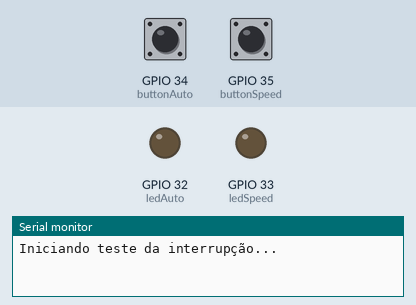
Recording of a sketch running on a simulated ESP32. Parts: output pins drawn as LEDs (lit = HIGH), the last lines printed to the serial monitor. The test bench sets the inputs (shaded band); at power-on: GPIO 34 (buttonAuto) HIGH, GPIO 35 (buttonSpeed) HIGH.

Above: at 1.2 s.
1.3 s: GPIO 34 (buttonAuto) pulled LOW for 0.15 s
At 2.2 s:
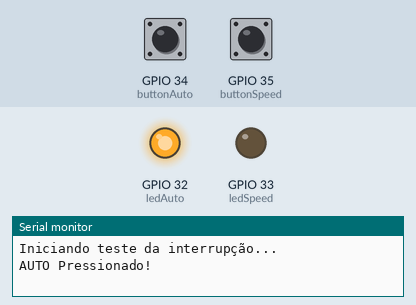
2.9 s: GPIO 35 (buttonSpeed) pulled LOW for 0.15 s
At 3.4 s:
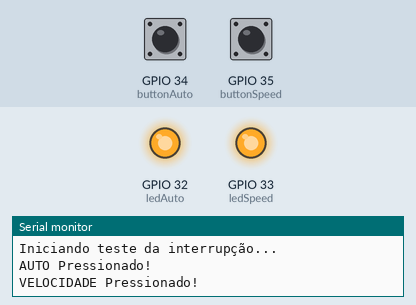
4.5 s: GPIO 34 (buttonAuto) pulled LOW for 1 s
At 5.9 s:
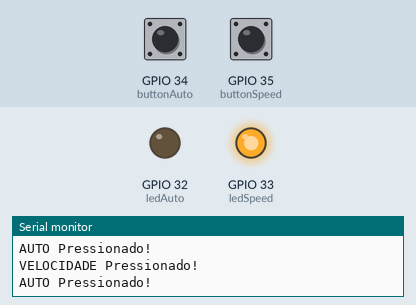
7.0 s: GPIO 34 (buttonAuto) pulled LOW for 3.2 s
At 7.8 s:
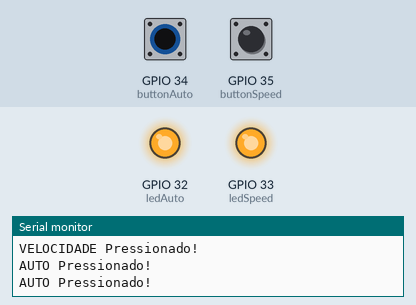
11.7 s: GPIO 35 (buttonSpeed) pulled LOW for 1 s
At 12.5 s:
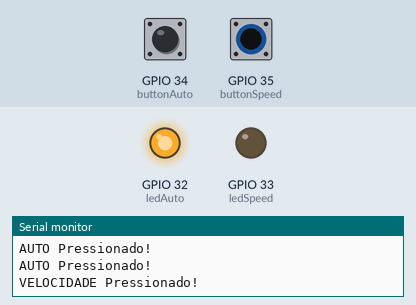
Timing chart, 0 to 14.7 s (numbered marks = the images above; inputs shaded):
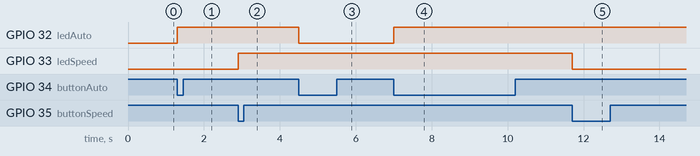

The sketch:

ButtonLedInterrupt.ino
```cpp
byte buttonAuto = 34;
byte buttonSpeed = 35;
byte ledAuto = 32;
byte ledSpeed = 33;
volatile byte ledAutoState = LOW;
volatile byte ledSpeedState = LOW;
unsigned long debounceDelay = 200;    // the debounce time; increase if the output flickers
unsigned long lastDebounceTimeLedAuto = 0;
unsigned long lastDebounceTimeLedSpeed = 0;

void setup()
{
  Serial.begin(115200);
  Serial.println(F("Iniciando teste da interrupção..."));

  pinMode( ledAuto , OUTPUT );
  pinMode( ledSpeed , OUTPUT );

  pinMode( buttonAuto , INPUT_PULLUP );
  pinMode( buttonSpeed , INPUT_PULLUP );

  attachInterrupt( digitalPinToInterrupt ( buttonAuto ) , blinkAuto , FALLING );
  attachInterrupt( digitalPinToInterrupt ( buttonSpeed ) , blinkSpeed , FALLING );
}

void loop()
{
}

void blinkAuto()
{
  Serial.println(F("AUTO Pressionado!"));
  ledAutoState = !ledAutoState;
  digitalWrite( ledAuto, ledAutoState );
  delay(200);
}

void blinkSpeed()
{
  Serial.println(F("VELOCIDADE Pressionado!"));
  ledSpeedState = !ledSpeedState;
  digitalWrite( ledSpeed, ledSpeedState );
  delay(200);
}
```

Measured:
- after the input at 1.3 s, GPIO 32 (ledAuto): LOW → HIGH at once
- after the input at 2.9 s, GPIO 33 (ledSpeed): LOW → HIGH at once
- after the input at 4.5 s, GPIO 32 (ledAuto): HIGH → LOW at once
- after the input at 7.0 s, GPIO 32 (ledAuto): LOW → HIGH at once
- after the input at 11.7 s, GPIO 33 (ledSpeed): HIGH → LOW at once
